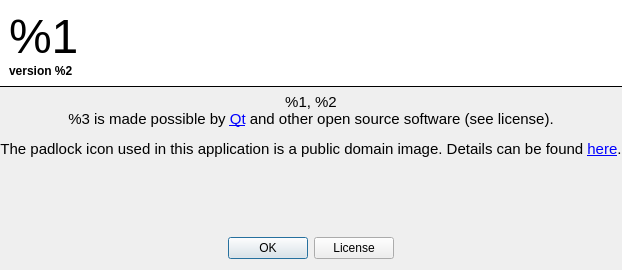
<?xml version="1.0" encoding="UTF-8"?>
<ui version="4.0">
 <class>AboutDialog</class>
 <widget class="QDialog" name="AboutDialog">
  <property name="geometry">
   <rect>
    <x>0</x>
    <y>0</y>
    <width>620</width>
    <height>270</height>
   </rect>
  </property>
  <property name="windowTitle">
   <string>About %1</string>
  </property>
  <layout class="QVBoxLayout" name="verticalLayout">
   <property name="leftMargin">
    <number>0</number>
   </property>
   <property name="topMargin">
    <number>0</number>
   </property>
   <property name="rightMargin">
    <number>0</number>
   </property>
   <item>
    <widget class="QWidget" name="widget" native="true">
     <property name="styleSheet">
      <string notr="true">background-color: rgb(255, 255, 255);
border-bottom: 1px solid #000;</string>
     </property>
     <layout class="QHBoxLayout" name="horizontalLayout">
      <item>
       <widget class="QLabel" name="labelApplication">
        <property name="styleSheet">
         <string notr="true">border: 0;</string>
        </property>
        <property name="text">
         <string>&lt;span style=&quot;font-size:36pt;&quot;&gt;%1&lt;/span&gt;&lt;br /&gt;
&lt;span style=&quot;font-size:9pt;&quot;&gt;&lt;b&gt;version %2&lt;/b&gt;&lt;/span&gt;</string>
        </property>
        <property name="alignment">
         <set>Qt::AlignLeading|Qt::AlignLeft|Qt::AlignTop</set>
        </property>
       </widget>
      </item>
      <item>
       <spacer name="horizontalSpacer">
        <property name="orientation">
         <enum>Qt::Horizontal</enum>
        </property>
        <property name="sizeHint" stdset="0">
         <size>
          <width>141</width>
          <height>20</height>
         </size>
        </property>
       </spacer>
      </item>
      <item>
       <widget class="QLabel" name="labelIcon">
        <property name="styleSheet">
         <string notr="true">border: 0;</string>
        </property>
        <property name="pixmap">
         <pixmap resource="resources.qrc">:/main/res/app.svg</pixmap>
        </property>
       </widget>
      </item>
     </layout>
    </widget>
   </item>
   <item>
    <widget class="QLabel" name="labelInfo">
     <property name="text">
      <string>&lt;p align=&quot;center&quot; style=&quot;font-size:11pt;&quot;&gt;%1, %2&lt;br /&gt;%3 is made possible by &lt;a href=&quot;http://qt.nokia.com/&quot;&gt;Qt&lt;/a&gt; and other open source software (see license).&lt;/p&gt;
&lt;p align=&quot;center&quot; style=&quot;font-size:11pt;&quot;&gt;The padlock icon used in this application is a public domain image. Details can be found &lt;a href=&quot;http://www.openclipart.org/detail/33505&quot;&gt;here&lt;/a&gt;.&lt;/p&gt;</string>
     </property>
     <property name="openExternalLinks">
      <bool>true</bool>
     </property>
    </widget>
   </item>
   <item>
    <spacer name="verticalSpacer">
     <property name="orientation">
      <enum>Qt::Vertical</enum>
     </property>
     <property name="sizeHint" stdset="0">
      <size>
       <width>20</width>
       <height>40</height>
      </size>
     </property>
    </spacer>
   </item>
   <item>
    <layout class="QHBoxLayout" name="horizontalLayout_2">
     <item>
      <spacer name="horizontalSpacer_2">
       <property name="orientation">
        <enum>Qt::Horizontal</enum>
       </property>
       <property name="sizeHint" stdset="0">
        <size>
         <width>40</width>
         <height>20</height>
        </size>
       </property>
      </spacer>
     </item>
     <item>
      <widget class="QPushButton" name="okPushButton">
       <property name="text">
        <string>OK</string>
       </property>
      </widget>
     </item>
     <item>
      <widget class="QPushButton" name="licensePushButton">
       <property name="text">
        <string>License</string>
       </property>
      </widget>
     </item>
     <item>
      <spacer name="horizontalSpacer_3">
       <property name="orientation">
        <enum>Qt::Horizontal</enum>
       </property>
       <property name="sizeHint" stdset="0">
        <size>
         <width>40</width>
         <height>20</height>
        </size>
       </property>
      </spacer>
     </item>
    </layout>
   </item>
  </layout>
 </widget>
 <tabstops>
  <tabstop>okPushButton</tabstop>
  <tabstop>licensePushButton</tabstop>
 </tabstops>
 <resources>
  <include location="resources.qrc"/>
 </resources>
 <connections>
  <connection>
   <sender>okPushButton</sender>
   <signal>clicked()</signal>
   <receiver>AboutDialog</receiver>
   <slot>accept()</slot>
   <hints>
    <hint type="sourcelabel">
     <x>270</x>
     <y>250</y>
    </hint>
    <hint type="destinationlabel">
     <x>266</x>
     <y>313</y>
    </hint>
   </hints>
  </connection>
  <connection>
   <sender>licensePushButton</sender>
   <signal>clicked()</signal>
   <receiver>AboutDialog</receiver>
   <slot>displayLicenseDialog()</slot>
   <hints>
    <hint type="sourcelabel">
     <x>350</x>
     <y>250</y>
    </hint>
    <hint type="destinationlabel">
     <x>347</x>
     <y>334</y>
    </hint>
   </hints>
  </connection>
 </connections>
 <slots>
  <slot>displayLicenseDialog()</slot>
 </slots>
</ui>
